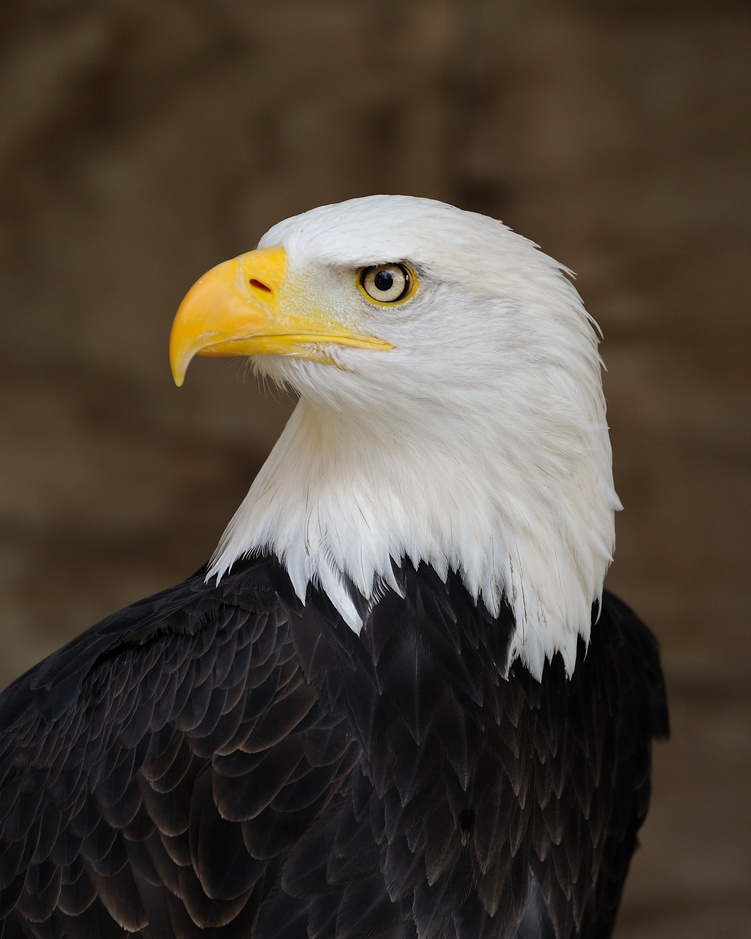
%> input picture 5th_Histogram/bird_2.jpeg, 751 x 939 px, shrunk from 2251 x 2814 before the run
$ octave histogram.m   (GNU Octave 9; MATLAB toolbox functions it lacks are replaced by stand-ins)
%> lines starting %> are read from the running program, lines starting %| are printed output that depends on the picture
% Clear workspace and command window
clc;
clear;

% --- Step 1: Load Image ---
% Replace 'bird_2.jpeg' with the actual path to your image file.
img = imread("D:\Sem_3_Lab\CV\5th_Histogram\bird_2.jpeg");
%> img is the input picture: size 939x751x3 uint8; mean R, G, B 78.5, 68.8, 58.4

% Ensure the image is grayscale if it's not already
if size(img, 3) == 3
    img = rgb2gray(img);
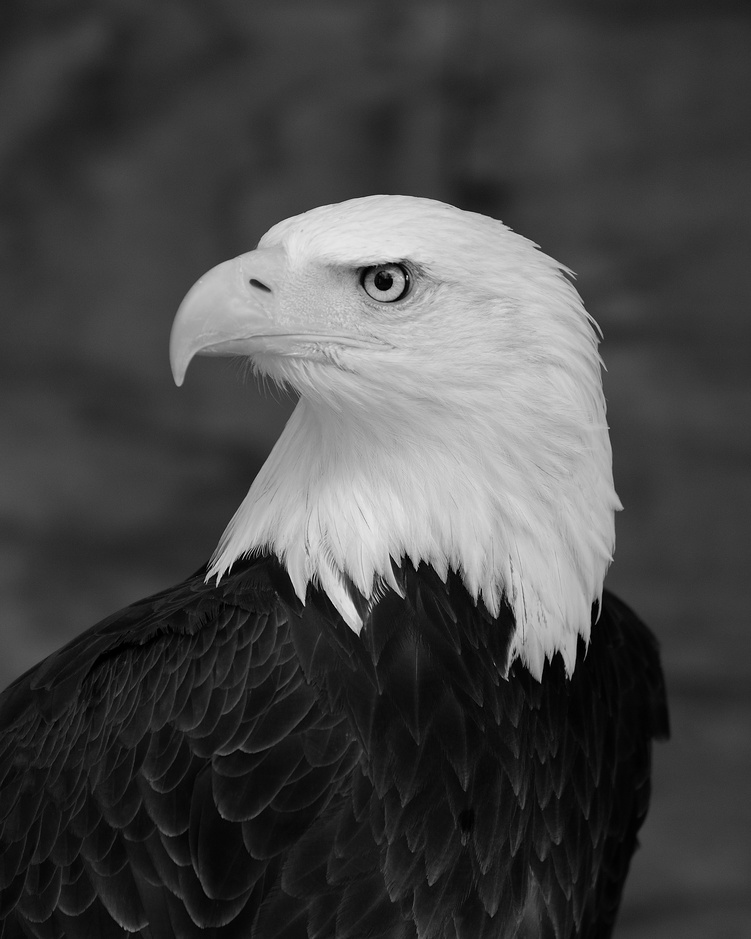
%> img: size 939x751 uint8; min 0, max 232, mean 70.5
end

% --- Step 2: Histogram Equalization ---
equalized = histeq(img);
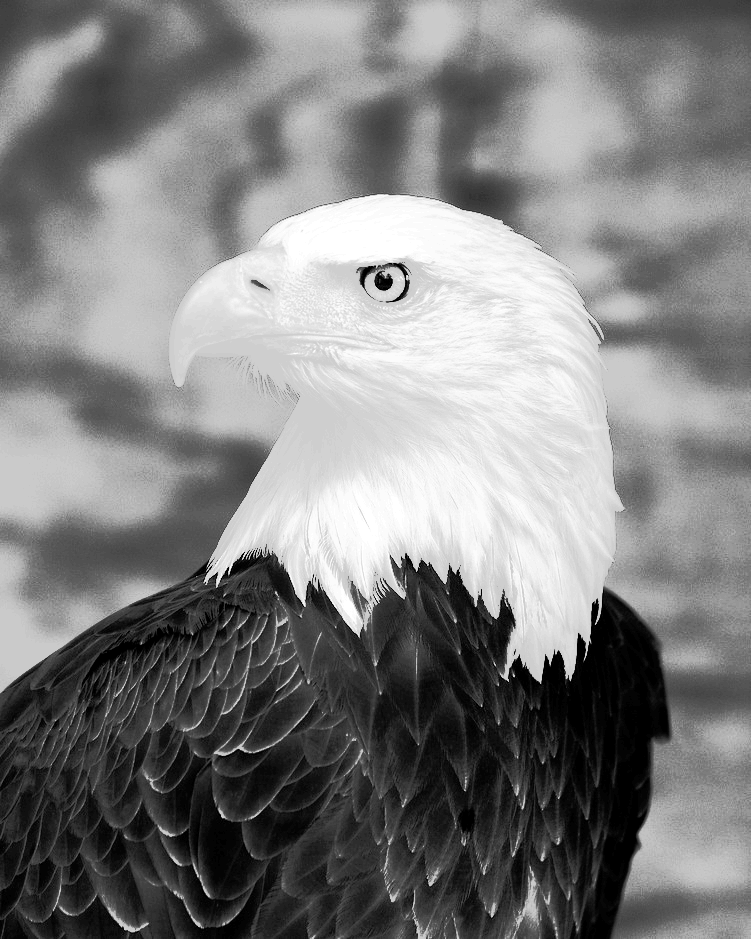
%> equalized: size 939x751 uint8; min 0, max 255, mean 127.3

% --- Step 3: Combine Images for Display ---
% Concatenate the original and equalized images side by side.
combined = [img, equalized];
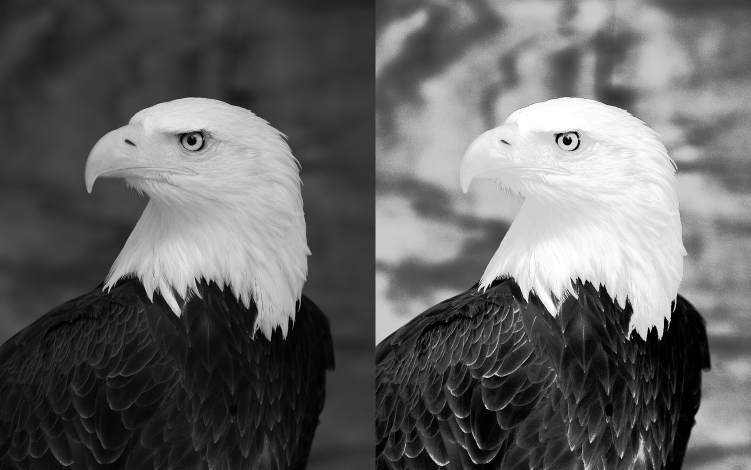
%> combined: size 939x1502 uint8 (shown at 1/2 size); min 0, max 255, mean 98.9

% --- Step 4: Calculate Histogram and CDF ---
% The 'imhist' function returns the histogram counts.
[hist_counts, ~] = imhist(img);
%> hist_counts = 256 values, max 20744 at index 58, min 0 at index 234, mean 2754.6
% The 'cumsum' function calculates the cumulative sum to get the CDF.
cdf = cumsum(hist_counts);
%> cdf = 256 values from 357 to 705189
% Normalize the CDF for plotting.
cdf_normalized = cdf * max(hist_counts) / max(cdf);
%> cdf_normalized = 256 values from 10.5 to 20744

% --- Step 5: Plotting ---
figure('Name', 'Histogram Equalization', 'NumberTitle', 'off');

% Left Subplot: Original and Equalized images side by side
subplot(1, 2, 1);
imshow(combined);
title('Original (Left) & Equalized (Right)');

% Right Subplot: Histogram and CDF
subplot(1, 2, 2);
% Use 'yyaxis' to plot two different y-axes on the same plot.
yyaxis left;
bar(hist_counts, 'r');
ylabel('Frequency');
hold on;

yyaxis right;
plot(cdf_normalized, 'b', 'LineWidth', 1.5);
ylabel('Normalized CDF');

hold off;
title('Histogram & CDF');
xlabel('Pixel Intensity');
legend('Histogram', 'CDF');

% Ensure a tight layout for better visualization
set(gcf, 'Units', 'Normalized', 'OuterPosition', [0 0 1 1]);
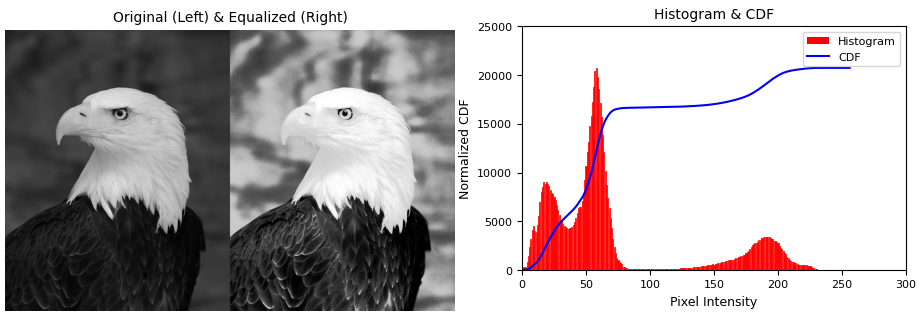
%> figure redrawn from the program's plot data, 2 panels
